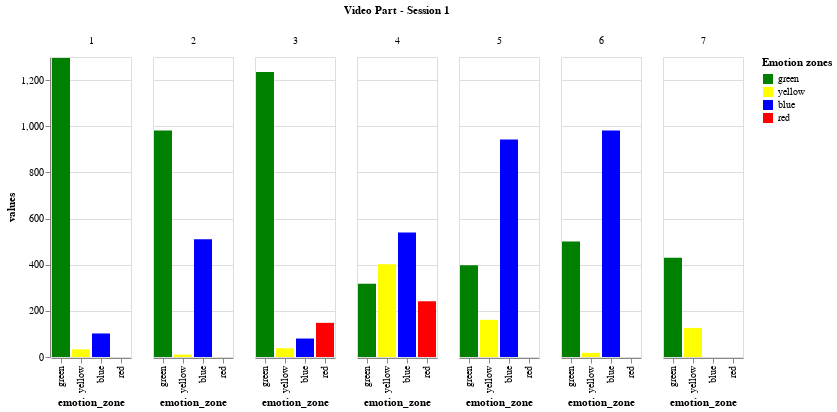

Notebook code for this chart:
### Code cell
import altair as alt

# source = pd.DataFrame({
#     'emotion_zone': ['green', 'yellow', 'blue', 'red', 'green', 'yellow', 'blue', 'red'],
#     'values': [1296, 33, 102, 0 , 981, 10, 510, 0 ],
#     'video part': ['part 1', 'part 1', 'part 1', 'part 1', 'part 2', 'part 2', 'part 2', 'part 2']
# })


# Using pandas function to transform from wide format to long format, so Altair can work better

source = df.melt("video_part", var_name="emotion_zone", value_name='values')

emotions = ['green', 'yellow', 'blue', 'red']
colours = ['green', 'yellow', 'blue', 'red']

alt.Chart(source).mark_bar().encode(
    alt.X('emotion_zone:N', sort=['green', 'yellow', 'blue', 'red']),
    alt.Y('values:Q'),
    column=alt.Column('video_part:N', title='Video Part - Session 1'),
    color=alt.Color('emotion_zone', scale=alt.Scale(domain=emotions, range=colours), title='Emotion zones')

)

### Figure 1 — Vega-Lite specification as saved in the notebook (floating-point values rounded to 4 significant figures)
{"config": {"view": {"continuousWidth": 400, "continuousHeight": 300}}, "data": {"name": "data-e352e5f957839a7879aeeae1aa65ab60"}, "mark": "bar", "encoding": {"color": {"field": "emotion_zone", "scale": {"domain": ["green", "yellow", "blue", "red"], "range": ["green", "yellow", "blue", "red"]}, "title": "Emotion zones", "type": "nominal"}, "column": {"field": "video_part", "title": "Video Part - Session 1", "type": "nominal"}, "x": {"field": "emotion_zone", "sort": ["green", "yellow", "blue", "red"], "type": "nominal"}, "y": {"field": "values", "type": "quantitative"}}, "$schema": "https://vega.github.io/schema/vega-lite/v4.17.0.json", "datasets": {"data-e352e5f957839a7879aeeae1aa65ab60": [{"video_part": 1, "emotion_zone": "green", "values": 1296}, {"video_part": 2, "emotion_zone": "green", "values": 981}, {"video_part": 3, "emotion_zone": "green", "values": 1235}, {"video_part": 4, "emotion_zone": "green", "values": 317}, {"video_part": 5, "emotion_zone": "green", "values": 398}, {"video_part": 6, "emotion_zone": "green", "values": 501}, {"video_part": 7, "emotion_zone": "green", "values": 430}, {"video_part": 1, "emotion_zone": "blue", "values": 102}, {"video_part": 2, "emotion_zone": "blue", "values": 510}, {"video_part": 3, "emotion_zone": "blue", "values": 80}, {"video_part": 4, "emotion_zone": "blue", "values": 540}, {"video_part": 5, "emotion_zone": "blue", "values": 942}, {"video_part": 6, "emotion_zone": "blue", "values": 982}, {"video_part": 7, "emotion_zone": "blue", "values": 0}, {"video_part": 1, "emotion_zone": "yellow", "values": 33}, {"video_part": 2, "emotion_zone": "yellow", "values": 10}, {"video_part": 3, "emotion_zone": "yellow", "values": 38}, {"video_part": 4, "emotion_zone": "yellow", "values": 402}, {"video_part": 5, "emotion_zone": "yellow", "values": 161}, {"video_part": 6, "emotion_zone": "yellow", "values": 18}, {"video_part": 7, "emotion_zone": "yellow", "values": 126}, {"video_part": 1, "emotion_zone": "red", "values": 0}, {"video_part": 2, "emotion_zone": "red", "values": 0}, {"video_part": 3, "emotion_zone": "red", "values": 148}, {"video_part": 4, "emotion_zone": "red", "values": 242}, {"video_part": 5, "emotion_zone": "red", "values": 0}, {"video_part": 6, "emotion_zone": "red", "values": 0}, {"video_part": 7, "emotion_zone": "red", "values": 0}]}}
